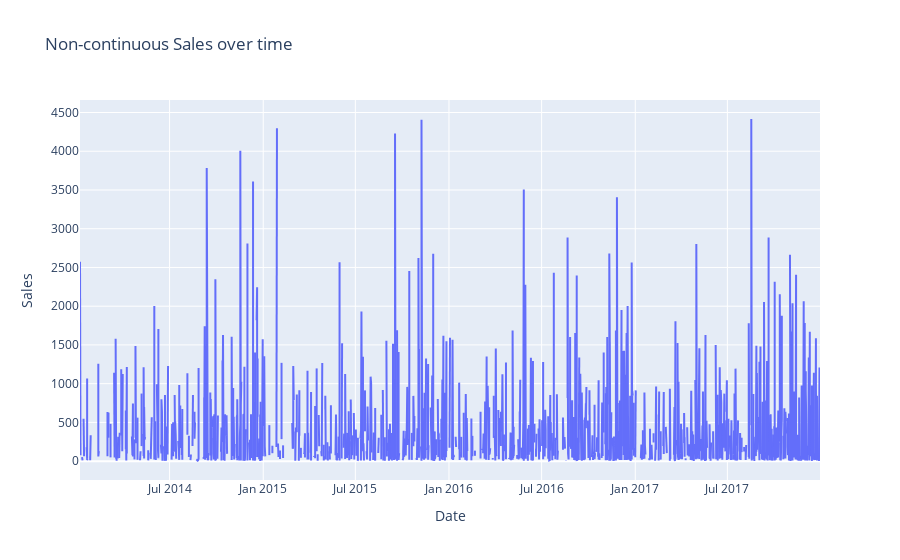

Notebook source saved alongside this figure:
### Markdown cell above
## Enjeux #1 - Discontinuité (Intermittence)

### Code cell
# Plot my df as a time series, make sure to keep the nan value as is 
fig = go.Figure()
fig.add_trace(go.Scatter(x=df['Order Date'], y=df['Sales'], mode='lines', name='Sales'))
fig.update_layout(title='Non-continuous Sales over time', xaxis_title='Date', yaxis_title='Sales')
fig.show()

### Figure 1 — Plotly figure (JSON) as saved in the notebook; plotly's stock layout.template omitted (floating-point values rounded to 4 significant figures; data arrays with more than 128 entries replaced by an {"elided": "..."} marker saying what was removed)
{"data": [{"mode": "lines", "name": "Sales", "type": "scatter", "x": {"elided": "2687 str values"}, "y": {"elided": "2687 float values"}}], "layout": {"title": {"text": "Non-continuous Sales over time"}, "xaxis": {"title": {"text": "Date"}}, "yaxis": {"title": {"text": "Sales"}}}}
